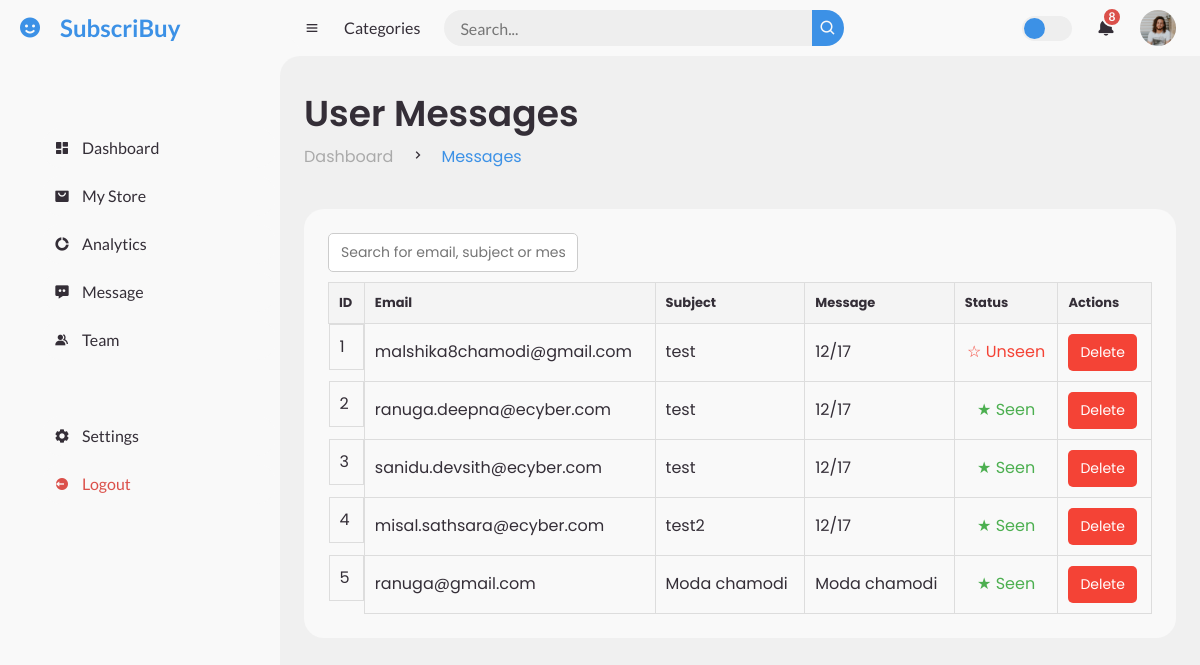
Page /admin/admin-messages.php on the committed database.
### tables this page shows
CREATE TABLE IF NOT EXISTS `contact` (
  `id` int NOT NULL AUTO_INCREMENT,
  `email` varchar(150) NOT NULL,
  `subject` varchar(100) NOT NULL,
  `message` varchar(250) NOT NULL,
  `seen` tinyint(1) DEFAULT '0',
  PRIMARY KEY (`id`)
);

### admin/fetch_messages.php (the view, shortened to what this page needs)
<?php
include '../dbase.php';
$sql = "SELECT * FROM contact ORDER BY id DESC";
$result = $conn->query($sql);
?>
<input type="text" id="searchInput" onkeyup="searchTable()" placeholder="Search for email, subject or message..."
    style="width: 250px; padding: 8px 12px; border-radius: 5px; border: 1px solid #ccc; font-size: 14px;
       outline: none; transition: border-color 0.3s ease;"
    onfocus="this.style.borderColor='#007bff';" onblur="this.style.borderColor='#ccc';">
<table id="messagesTable" style="width: 100%; border-collapse: collapse; margin-top: 10px;">
    <thead>
        <tr style="background-color: #f4f4f4; text-align: left;">
            <th style="padding: 10px; border: 1px solid #ddd;">ID</th>
            <th style="padding: 10px; border: 1px solid #ddd;">Email</th>
            <th style="padding: 10px; border: 1px solid #ddd;">Subject</th>
            <th style="padding: 10px; border: 1px solid #ddd;">Message</th>
            <th style="padding: 10px; border: 1px solid #ddd;">Status</th>
            <th style="padding: 10px; border: 1px solid #ddd;">Actions</th>
        </tr>
    </thead>
    <tbody>
        <?php
        if ($result->num_rows > 0) {
            $rowNumber = 1;
            while ($row = $result->fetch_assoc()) {
                echo "<tr>";
                echo "<td style='padding: 10px; border: 1px solid #ddd;'>{$rowNumber}</td>";
                echo "<td style='padding: 10px; border: 1px solid #ddd;'>{$row['email']}</td>";
                echo "<td style='padding: 10px; border: 1px solid #ddd;'>{$row['subject']}</td>";
                echo "<td style='padding: 10px; border: 1px solid #ddd;'>{$row['message']}</td>";
                if ($row['seen']) {
                    echo "<td style='padding: 10px; border: 1px solid #ddd; text-align: center;'>
                    <span style='
                        font-size: 16px;
                        color: #4caf50;'>
                        &#9733; Seen
                    </span>
                  </td>";
                } else {
                    echo "<td style='padding: 10px; border: 1px solid #ddd; text-align: center;'>
                    <span style='
                        font-size: 16px;
                        color: #f44336;'>
                        &#9734; Unseen
                    </span>
                  </td>";
                }
                echo "<td style='padding: 10px; border: 1px solid #ddd;'>
                    <button class='delete-btn' data-id='" . htmlspecialchars($row['id']) . "' style='
                        padding: 8px 12px;
                        font-size: 14px;
                        color: #fff;
                        background-color: #f44336;
                        border: none;
                        border-radius: 5px;
                        cursor: pointer;
                        transition: background-color 0.3s ease;'
                        onmouseover=\"this.style.backgroundColor='#d32f2f';\"
                        onmouseout=\"this.style.backgroundColor='#f44336';\">
                        Delete
                    </button>
                  </td>";
                echo "</tr>";
                $rowNumber++;
            }
        } else {
            echo "<tr><td colspan='5' style='text-align: center; padding: 10px;'>No messages found</td></tr>";
        }
        ?>
    </tbody>
</table>

### admin/style.css (style rules this page uses)
* { margin: 0; padding: 0; box-sizing: border-box; }
:root { --poppins: 'Poppins', sans-serif; --lato: 'Lato', sans-serif; --light: #F9F9F9; --blue: #3C91E6; --light-blue: #CFE8FF; --grey: #eee; --dark-grey: #AAAAAA; --dark: #342E37; --red: #DB504A; --yellow: #FFCE26; --light-yellow: #FFF2C6; --orange: #FD7238; --light-orange: #FFE0D3; }
html { overflow-x: hidden; }
body { background: var(--grey); overflow-x: hidden; }
#content main .table-data .order table { width: 100%; border-collapse: collapse; }
#content main .table-data .order table th { padding-bottom: 12px; font-size: 13px; text-align: left; border-bottom: 1px solid var(--grey); }
#content main .table-data .order table td { padding: 16px 0; }
#content main .table-data .order table tr td:first-child { display: flex; align-items: center; grid-gap: 12px; padding-left: 6px; }

### admin/mystorestyle.css (style rules this page uses)
body { font-family: 'Poppins', sans-serif; background-color: #f0f0f0; }

### rows in the picture
contact: email "malshika8chamodi@gmail.com", subject "test", message "12/17", seen "☆ Unseen"
contact: email "ranuga.deepna@ecyber.com", subject "test", message "12/17", seen "★ Seen"
contact: email "sanidu.devsith@ecyber.com", subject "test", message "12/17", seen "★ Seen"
contact: email "misal.sathsara@ecyber.com", subject "test2", message "12/17", seen "★ Seen"
contact: email "ranuga@gmail.com", subject "Moda chamodi", message "Moda chamodi", seen "★ Seen"
